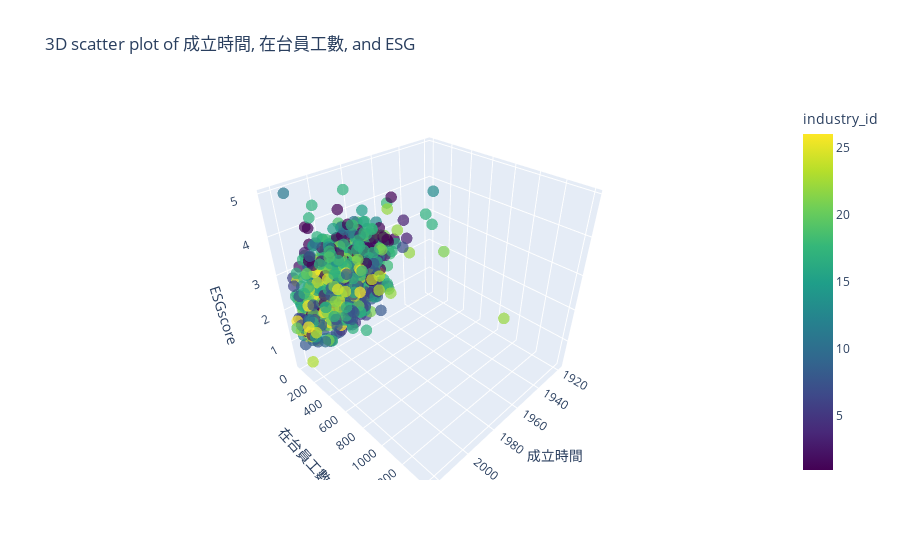

The code cell stored with this chart in its notebook:
### Code cell
# Create a 3D scatter plot
fig = px.scatter_3d(df, x='year', y='num_employee', z='ESG_score', color='industry_id',
    color_continuous_scale='Viridis', opacity=0.7, 
    title="3D scatter plot of 成立時間, 在台員工數, and ESG")
fig.update_traces(marker_size=4)
# Set axis labels
fig.update_layout(scene=dict(xaxis_title='成立時間', yaxis_title='在台員工數', zaxis_title='ESGscore'))

fig.show()

### Figure 1 — Plotly figure (JSON) as saved in the notebook; plotly's stock layout.template omitted (floating-point values rounded to 4 significant figures; data arrays with more than 128 entries replaced by an {"elided": "..."} marker saying what was removed)
{"data": [{"hovertemplate": "year=%{x}<br>num_employee=%{y}<br>ESG_score=%{z}<br>industry_id=%{marker.color}<extra></extra>", "legendgroup": "", "marker": {"color": {"elided": "1068 int values"}, "coloraxis": "coloraxis", "opacity": 0.7, "size": 4, "symbol": "circle"}, "mode": "markers", "name": "", "scene": "scene", "showlegend": false, "type": "scatter3d", "x": {"elided": "1068 int values"}, "y": {"elided": "1068 int values"}, "z": {"elided": "1068 float values"}}], "layout": {"coloraxis": {"colorbar": {"title": {"text": "industry_id"}}, "colorscale": [[0, "#440154"], [0.1111, "#482878"], [0.2222, "#3e4989"], [0.3333, "#31688e"], [0.4444, "#26828e"], [0.5556, "#1f9e89"], [0.6667, "#35b779"], [0.7778, "#6ece58"], [0.8889, "#b5de2b"], [1, "#fde725"]]}, "legend": {"tracegroupgap": 0}, "scene": {"domain": {"x": [0, 1], "y": [0, 1]}, "xaxis": {"title": {"text": "成立時間"}}, "yaxis": {"title": {"text": "在台員工數"}}, "zaxis": {"title": {"text": "ESGscore"}}}, "title": {"text": "3D scatter plot of 成立時間, 在台員工數, and ESG"}}}
